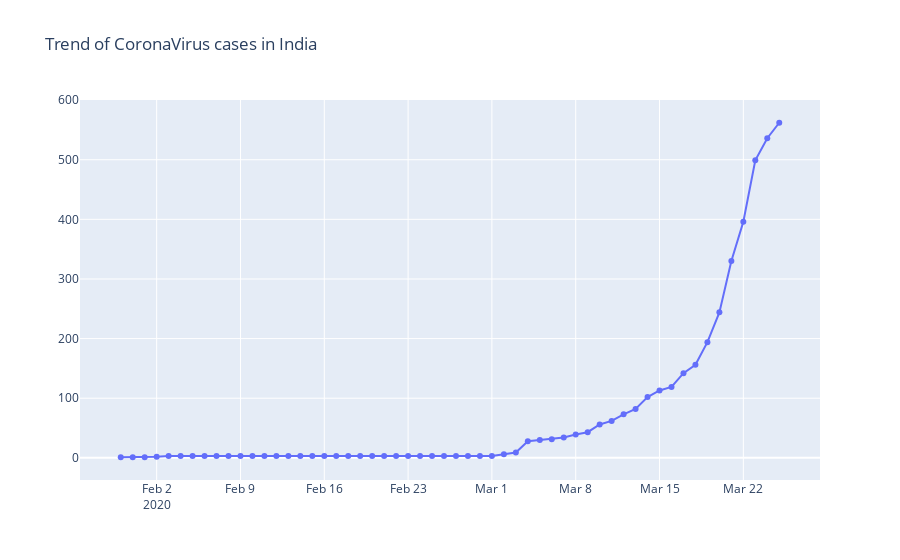

Source (notebook cell):
### Code cell
fig=go.Figure()
fig.add_trace(go.Scatter(x=dbd_India['Date'],y=dbd_India['Total Cases'],mode='lines+markers',name='Total_cases'))
fig.update_layout(title_text='Trend of CoronaVirus cases in India')

fig.show()
